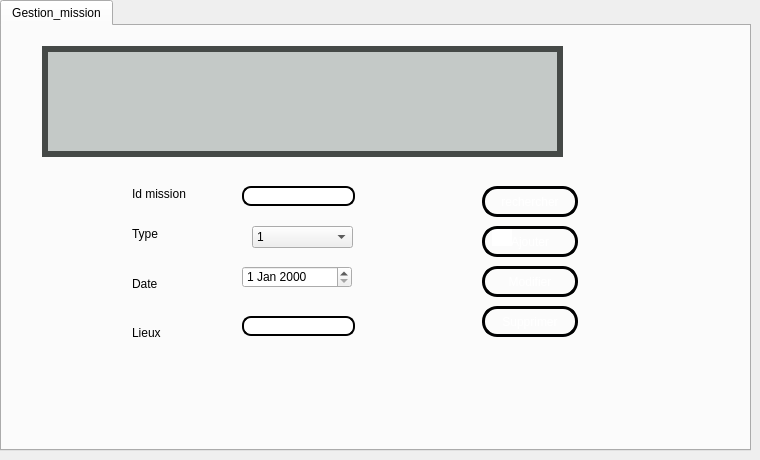
    <widget class="QWidget" name="tab_5">
     <attribute name="title">
      <string>Gestion_missions</string>
     </attribute>
     <widget class="QTabWidget" name="tabWidget_3">
      <property name="geometry">
       <rect>
        <x>0</x>
        <y>0</y>
        <width>751</width>
        <height>451</height>
       </rect>
      </property>
      <property name="currentIndex">
       <number>0</number>
      </property>
      <widget class="QWidget" name="tab_6">
       <attribute name="title">
        <string>Gestion_mission</string>
       </attribute>
       <widget class="QLabel" name="label_5">
        <property name="geometry">
         <rect>
          <x>130</x>
          <y>160</y>
          <width>101</width>
          <height>16</height>
         </rect>
        </property>
        <property name="styleSheet">
         <string notr="true">QLabel{
Font-size: 15px;
color: white

};

</string>
        </property>
        <property name="text">
         <string>Id mission</string>
        </property>
       </widget>
       <widget class="QLineEdit" name="lineEdit_id_3">
        <property name="geometry">
         <rect>
          <x>240</x>
          <y>160</y>
          <width>113</width>
          <height>20</height>
         </rect>
        </property>
        <property name="styleSheet">
         <string notr="true">QLineEdit
{
border-radius:9px;
border: 2px solid #000000;
background: qradialgradient(cx: 0.3, cy: -0.4,
fx: 0.0, fy: -0.0,
radius: 1.89, stop: 0 #ffffff, stop: 1 #999);
}</string>
        </property>
       </widget>
       <widget class="QLabel" name="label_6">
        <property name="geometry">
         <rect>
          <x>130</x>
          <y>200</y>
          <width>61</width>
          <height>16</height>
         </rect>
        </property>
        <property name="styleSheet">
         <string notr="true">QLabel{
Font-size: 15px;
color: white

};

</string>
        </property>
        <property name="text">
         <string>Type</string>
        </property>
       </widget>
       <widget class="QLabel" name="label_7">
        <property name="geometry">
         <rect>
          <x>130</x>
          <y>250</y>
          <width>61</width>
          <height>16</height>
         </rect>
        </property>
        <property name="styleSheet">
         <string notr="true">QLabel{
Font-size: 15px;
color: white

};

</string>
        </property>
        <property name="text">
         <string>Date</string>
        </property>
       </widget>
       <widget class="QPushButton" name="pb_ajouter_2">
        <property name="geometry">
         <rect>
          <x>480</x>
          <y>200</y>
          <width>96</width>
          <height>31</height>
         </rect>
        </property>
        <property name="styleSheet">
         <string notr="true">QPushButton {
color: #ffffff;
border: 3px solid #010203;
font: 8pt &quot;MS Reference Sans Serif&quot;;
border-radius: 15px;
padding: 5px;
background: qradialgradient(cx: 0.3, cy: -0.4,
fx: 0.3, fy: -0.4,
radius: 3, stop: 0 #010203, stop: 1 #c4c9c7);
min-width: 80px;
}

QPushButton:hover {
background: qradialgradient(cx: 0.3, cy: -0.4,
fx: 0.3, fy: -0.4,
radius: 3, stop: 0 #010203, stop: 1 #010203);
}

 QPushButton:pressed {
background: qradialgradient(cx: 0.4, cy: -0.1,
fx: 0.4, fy: -0.1,
radius: 3, stop: 0 #c4c9c7, stop: 1 #c4c9c7);
}</string>
        </property>
        <property name="text">
         <string>Ajouter</string>
        </property>
       </widget>
       <widget class="QLineEdit" name="lineEdit_prix_2">
        <property name="geometry">
         <rect>
          <x>240</x>
          <y>290</y>
          <width>113</width>
          <height>20</height>
         </rect>
        </property>
        <property name="styleSheet">
         <string notr="true">QLineEdit
{
border-radius:9px;
border: 2px solid #000000;
background: qradialgradient(cx: 0.3, cy: -0.4,
fx: 0.0, fy: -0.0,
radius: 1.89, stop: 0 #ffffff, stop: 1 #999);
}</string>
        </property>
       </widget>
       <widget class="QLabel" name="label_10">
        <property name="geometry">
         <rect>
          <x>130</x>
          <y>300</y>
          <width>47</width>
          <height>13</height>
         </rect>
        </property>
        <property name="styleSheet">
         <string notr="true">QLabel{
Font-size: 15px;
color: white

};

</string>
        </property>
        <property name="text">
         <string>Lieux</string>
        </property>
       </widget>
       <widget class="QPushButton" name="pb_modifier_4">
        <property name="geometry">
         <rect>
          <x>480</x>
          <y>240</y>
          <width>96</width>
          <height>31</height>
         </rect>
        </property>
        <property name="styleSheet">
         <string notr="true">QPushButton {
color: #ffffff;
border: 3px solid #010203;
font: 8pt &quot;MS Reference Sans Serif&quot;;
border-radius: 15px;
padding: 5px;
background: qradialgradient(cx: 0.3, cy: -0.4,
fx: 0.3, fy: -0.4,
radius: 3, stop: 0 #010203, stop: 1 #c4c9c7);
min-width: 80px;
}

QPushButton:hover {
background: qradialgradient(cx: 0.3, cy: -0.4,
fx: 0.3, fy: -0.4,
radius: 3, stop: 0 #010203, stop: 1 #010203);
}

 QPushButton:pressed {
background: qradialgradient(cx: 0.4, cy: -0.1,
fx: 0.4, fy: -0.1,
radius: 3, stop: 0 #c4c9c7, stop: 1 #c4c9c7);
}</string>
        </property>
        <property name="text">
         <string>Modifier</string>
        </property>
       </widget>
       <widget class="QPushButton" name="pb_supprimer_2">
        <property name="geometry">
         <rect>
          <x>480</x>
          <y>280</y>
          <width>96</width>
          <height>31</height>
         </rect>
        </property>
        <property name="styleSheet">
         <string notr="true">QPushButton {
color: #ffffff;
border: 3px solid #010203;
font: 8pt &quot;MS Reference Sans Serif&quot;;
border-radius: 15px;
padding: 5px;
background: qradialgradient(cx: 0.3, cy: -0.4,
fx: 0.3, fy: -0.4,
radius: 3, stop: 0 #010203, stop: 1 #c4c9c7);
min-width: 80px;
}

QPushButton:hover {
background: qradialgradient(cx: 0.3, cy: -0.4,
fx: 0.3, fy: -0.4,
radius: 3, stop: 0 #010203, stop: 1 #010203);
}

 QPushButton:pressed {
background: qradialgradient(cx: 0.4, cy: -0.1,
fx: 0.4, fy: -0.1,
radius: 3, stop: 0 #c4c9c7, stop: 1 #c4c9c7);
}</string>
        </property>
        <property name="text">
         <string>Supprimer</string>
        </property>
       </widget>
       <widget class="QTableView" name="tabservicech">
        <property name="geometry">
         <rect>
          <x>40</x>
          <y>20</y>
          <width>521</width>
          <height>111</height>
         </rect>
        </property>
        <property name="styleSheet">
         <string notr="true">QWidget {
    background-color: #c4c9c7;
    color: #000000;
}
QTableView{border: 6px solid #454947 ; /*other code about padding background stc*/ ;}
QHeaderView::section {
    background-color: #c4c9c7;
    padding: 4px;
    border: 1px solid #000000;
    font-size: 8pt;
}

QTableWidget {
    gridline-color: #c4c9c7;
    font-size: 9pt;
}

QTableWidget QTableCornerButton::section {
    background-color: #c4c9c7;
    border: 1px solid #000000;
}</string>
        </property>
       </widget>
       <widget class="QLineEdit" name="lineEdit_dispo">
        <property name="geometry">
         <rect>
          <x>490</x>
          <y>200</y>
          <width>20</width>
          <height>20</height>
         </rect>
        </property>
        <property name="styleSheet">
         <string notr="true">QLineEdit{
background-color: transparent;
border-image: url(:off.png);
background: none;
border: none;
background-repeat: none;
}</string>
        </property>
       </widget>
       <widget class="QPushButton" name="pushButton">
        <property name="geometry">
         <rect>
          <x>480</x>
          <y>160</y>
          <width>96</width>
          <height>31</height>
         </rect>
        </property>
        <property name="styleSheet">
         <string notr="true">QPushButton {
color: #ffffff;
border: 3px solid #010203;
font: 8pt &quot;MS Reference Sans Serif&quot;;
border-radius: 15px;
padding: 5px;
background: qradialgradient(cx: 0.3, cy: -0.4,
fx: 0.3, fy: -0.4,
radius: 3, stop: 0 #010203, stop: 1 #c4c9c7);
min-width: 80px;
}

QPushButton:hover {
background: qradialgradient(cx: 0.3, cy: -0.4,
fx: 0.3, fy: -0.4,
radius: 3, stop: 0 #010203, stop: 1 #010203);
}

 QPushButton:pressed {
background: qradialgradient(cx: 0.4, cy: -0.1,
fx: 0.4, fy: -0.1,
radius: 3, stop: 0 #c4c9c7, stop: 1 #c4c9c7);
}</string>
        </property>
        <property name="text">
         <string>rechercher</string>
        </property>
       </widget>
       <widget class="QDateEdit" name="dateEdit_2">
        <property name="geometry">
         <rect>
          <x>240</x>
          <y>240</y>
          <width>110</width>
          <height>22</height>
         </rect>
        </property>
       </widget>
       <widget class="QComboBox" name="comboBox_3">
        <property name="geometry">
         <rect>
          <x>250</x>
          <y>200</y>
          <width>101</width>
          <height>22</height>
         </rect>
        </property>
        <property name="styleSheet">
         <string notr="true">QLineEdit
{
border-radius:9px;
border: 2px solid #b50000;
background: qradialgradient(cx: 0.3, cy: -0.4,
fx: 0.0, fy: -0.0,
radius: 1.89, stop: 0 #ffffff, stop: 1 #999);
}</string>
        </property>
        <item>
         <property name="text">
          <string>1</string>
         </property>
        </item>
        <item>
         <property name="text">
          <string>2</string>
         </property>
        </item>
        <item>
         <property name="text">
          <string>3</string>
         </property>
        </item>
       </widget>
       <widget class="QLabel" name="label_12">
        <property name="geometry">
         <rect>
          <x>0</x>
          <y>0</y>
          <width>731</width>
          <height>421</height>
         </rect>
        </property>
        <property name="styleSheet">
         <string notr="true">border-image: url(C:/Users/Dali/Desktop/Crud employe,mission/projet2021/jribi/dalu.png);</string>
        </property>
        <property name="text">
         <string/>
        </property>
       </widget>
       <widget class="QLabel" name="label_15">
        <property name="geometry">
         <rect>
          <x>-10</x>
          <y>-230</y>
          <width>781</width>
          <height>781</height>
         </rect>
        </property>
        <property name="styleSheet">
         <string notr="true">border-image: url(C:/Users/MY HP/Desktop/QT/5edma avec metier sans intg/Crud employe,mission/projet2020/malek/jribidesign.png);
</string>
        </property>
        <property name="text">
         <string/>
        </property>
       </widget>
       <zorder>label_15</zorder>
       <zorder>label_12</zorder>
       <zorder>lineEdit_dispo</zorder>
       <zorder>label_5</zorder>
       <zorder>lineEdit_id_3</zorder>
       <zorder>label_6</zorder>
       <zorder>label_7</zorder>
       <zorder>pb_ajouter_2</zorder>
       <zorder>lineEdit_prix_2</zorder>
       <zorder>label_10</zorder>
       <zorder>pb_modifier_4</zorder>
       <zorder>pb_supprimer_2</zorder>
       <zorder>tabservicech</zorder>
       <zorder>pushButton</zorder>
       <zorder>dateEdit_2</zorder>
       <zorder>comboBox_3</zorder>
      </widget>
     </widget>
    </widget>
